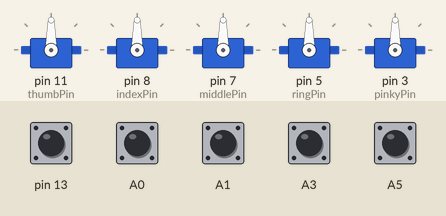
Recording of a sketch running on a simulated Arduino Uno, built with avr-gcc and run on an emulated ATmega328P. Shown: 5 × servo. The test bench sets the inputs (shaded band); at power-on: A0, A1, A3, A5, pin 13 HIGH.

Above: at 1.2 s.
1.3 s: pin 13 pulled LOW for 0.15 s
At 1.37 s:
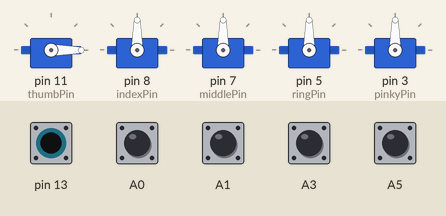
2.9 s: A0 pulled LOW for 0.15 s
At 2.97 s:
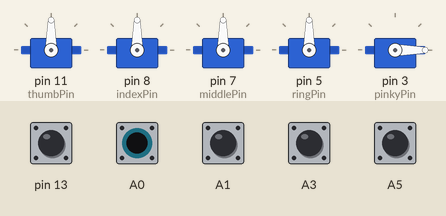
4.5 s: A1 pulled LOW for 0.15 s
At 4.57 s:
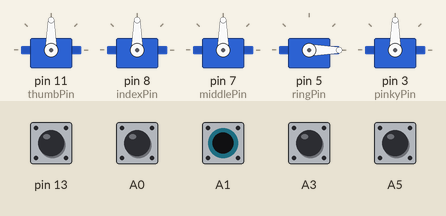
6.1 s: A3 pulled LOW for 0.15 s
At 6.17 s:
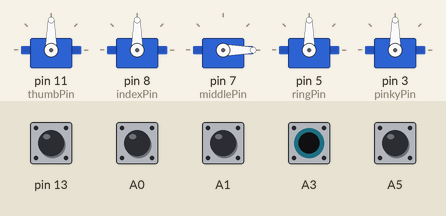
7.7 s: A5 pulled LOW for 0.15 s
At 7.77 s:
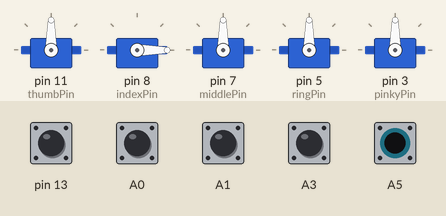
9.3 s: pin 13 driven LOW and A0 driven LOW
At 9.6 s:
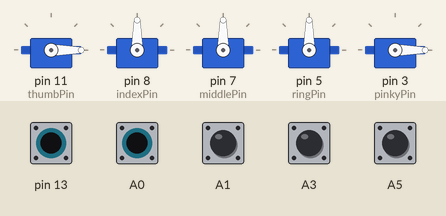
Timing chart, 0 to 11.8 s (numbered marks = the images above; inputs shaded):
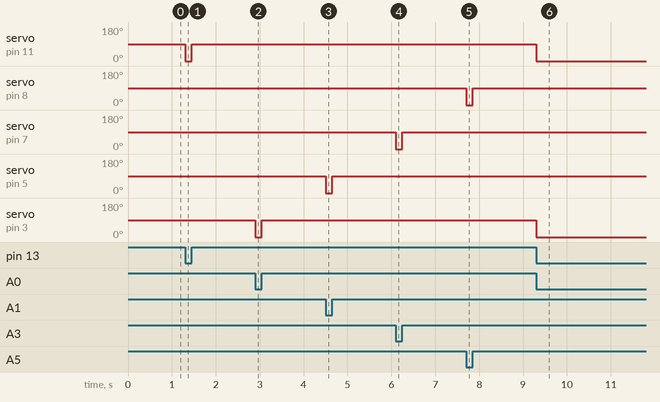

Measured:
- after the input at 1.3 s, servo on pin 11 (thumbPin): 90° → 0° at once, → 90° 0.15 s later
- after the input at 2.9 s, servo on pin 3 (pinkyPin): 90° → 0° at once, → 90° 0.15 s later
- after the input at 4.5 s, servo on pin 5 (ringPin): 90° → 0° at once, → 90° 0.15 s later
- after the input at 6.1 s, servo on pin 7 (middlePin): 90° → 0° at once, → 90° 0.15 s later
- after the input at 7.7 s, servo on pin 8 (indexPin): 90° → 0° at once, → 90° 0.15 s later
- after the input at 9.3 s, servo on pin 11 (thumbPin), servo on pin 3 (pinkyPin): 90° → 0° at once

The sketch:

sketch_apr25b_copy_20230509204034.ino
```cpp
#include <Servo.h>

Servo thumbServo;  // Палец №1 (большой палец)
Servo indexServo;  // Палец №2 (указательный палец)
Servo middleServo; // Палец №3 (средний палец)
Servo ringServo;   // Палец №4 (безымянный палец)
Servo pinkyServo;  // Палец №5 (мизинец)

int thumbPin = 11;   // Пин для управления сервоприводом большого пальца
int indexPin = 8;   // Пин для управления сервоприводом указательного пальца
int middlePin = 7;  // Пин для управления сервоприводом среднего пальца
int ringPin = 5;    // Пин для управления сервоприводом безымянного пальца
int pinkyPin = 3;   // Пин для управления сервоприводом мизинца

int openPos = 0;    // Угол открытия пальцев
int closePos = 90;  // Угол закрытия пальцев

void setup() {
  thumbServo.attach(thumbPin);    // Подключение сервопривода большого пальца
  indexServo.attach(indexPin);    // Подключение сервопривода указательного пальца
  middleServo.attach(middlePin);  // Подключение сервопривода среднего пальца
  ringServo.attach(ringPin);      // Подключение сервопривода безымянного пальца
  pinkyServo.attach(pinkyPin);    // Подключение сервопривода мизинца

  // Добавлено
  pinMode(13, INPUT_PULLUP);
  pinMode(A5, INPUT_PULLUP);
  pinMode(A3, INPUT_PULLUP);
  pinMode(A1, INPUT_PULLUP);
  pinMode(A0, INPUT_PULLUP);
}

void loop() {
  // Управление пальцами с помощью кнопок
  if (digitalRead(13) == HIGH) {  // Кнопка для управления большим пальцем
    thumbServo.write(closePos);  // Закрыть палец
  } else {
    thumbServo.write(openPos);   // Открыть палец
  }

  if (digitalRead(A5) == HIGH) {  // Кнопка для управления указательным пальцем
    indexServo.write(closePos);  // Закрыть палец
  } else {
    indexServo.write(openPos);   // Открыть палец
  }

  if (digitalRead(A3) == HIGH) {  // Кнопка для управления средним пальцем
    middleServo.write(closePos);  // Закрыть палец
  } else {
    middleServo.write(openPos);   // Открыть палец
  }

  if (digitalRead(A1) == HIGH) {  // Кнопка для управления безымянным пальцем
    ringServo.write(closePos);  // Закрыть палец
  } else {
    ringServo.write(openPos);   // Открыть палец
  }

  if (digitalRead(A0) == HIGH) {  // Кнопка для управления мизинцем
    pinkyServo.write(closePos);  // Закрыть палец
  } else {
    pinkyServo.write(openPos);   // Открыть палец
  }
}
```
